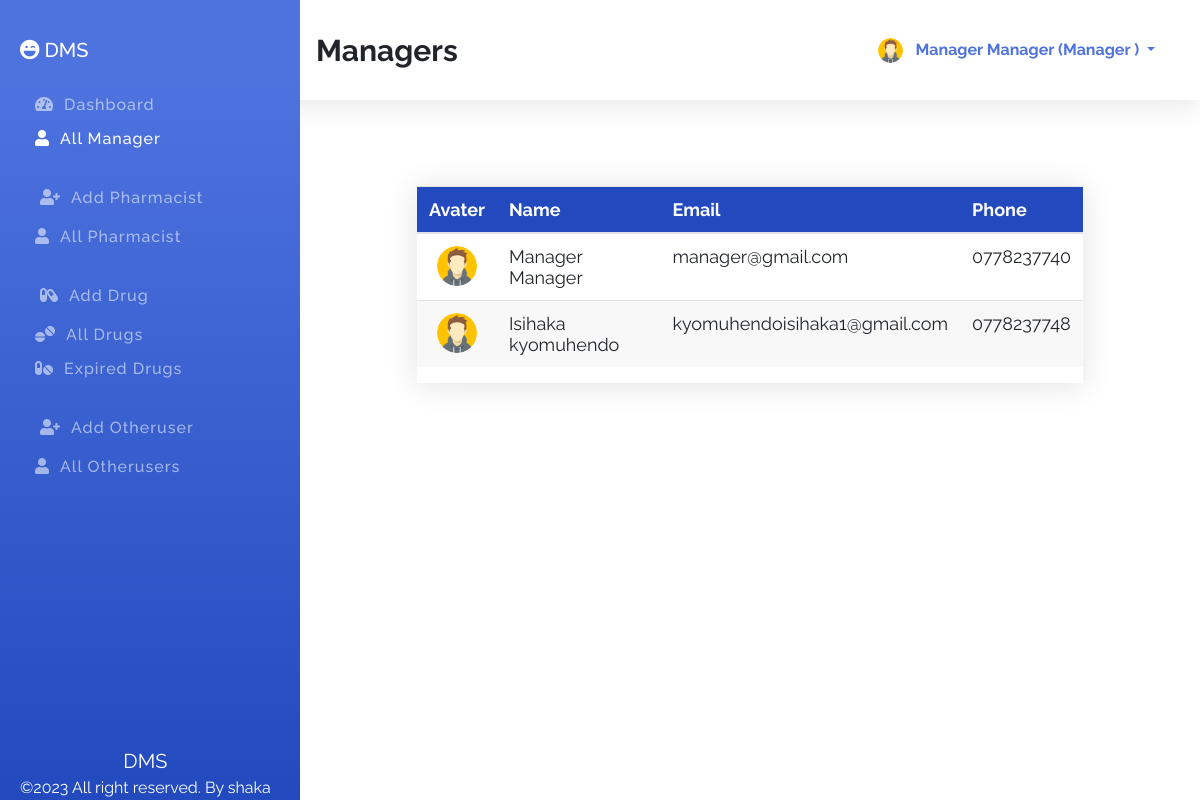
Page /DMS/home.php?id=allManager (signed in) on the committed database.
### tables this page shows
CREATE TABLE `managers` (
  `id` int(11) NOT NULL,
  `fname` varchar(100) NOT NULL,
  `lname` varchar(100) NOT NULL,
  `email` varchar(100) NOT NULL,
  `phone` varchar(100) NOT NULL,
  `password` varchar(100) NOT NULL,
  `role` varchar(100) NOT NULL DEFAULT 'manager',
  `avatar` varchar(255) NOT NULL DEFAULT 'avatar.png'
);

### DMS/home.php (the view, shortened to what this page needs)
<?php
$sessionId = $_SESSION['id'] ?? '';
$sessionRole = $_SESSION['role'] ?? '';
$connection = mysqli_connect(DB_HOST, DB_USER, DB_PASSWORD, DB_NAME);
$id = $_REQUEST['id'] ?? 'dashboard';
$action = $_REQUEST['action'] ?? '';
?>
<!DOCTYPE html>
<html lang="en">
<head>
    <link rel="stylesheet" href="assets/css/bootstrap.min.css">
    <link rel="stylesheet" href="assets/css/all.min.css">
    <link rel="stylesheet" href="assets/css/style.css">
</head>
<body onload="generateUniqueValue()">
    <section class="topber">
        <div class="topber__title">
            <span class="topber__title--text">
                <?php
                if ('dashboard' == $id) {
                    echo "DashBoard";
                } elseif ('addManager' == $id) {
                    echo "Add Manager";
                } elseif ('allManager' == $id) {
                    echo "Managers";
                } elseif ('addPharmacist' == $id) {
                    echo "Add Pharmacist";
                } elseif ('allPharmacist' == $id) {
                    echo "Pharmacists";
                } elseif ('addDrug' == $id) {
                    echo "Add Drug";
                } elseif ('allDrug' == $id) {
                    echo "Drugs";
                } elseif ('expiredDrug' == $id) {
                    echo "Expired Drugs";
                } elseif ('addSalesman' == $id) {
                    echo "Add OtherUser";
                } elseif ('allSalesman' == $id) {
                    echo "Otherusers";
                } elseif ('userProfile' == $id) {
                    echo "Your Profile";
                } elseif ('editManager' == $action) {
                    echo "Edit Manager";
                } elseif ('editPharmacist' == $action) {
                    echo "Edit Pharmacist";
                } elseif ('editDrug' == $action) {
                    echo "Edit Drug";
                } elseif ('viewDrug' == $action) {
                    echo "View Drug";
                } elseif ('editSalesman' == $action) {
                    echo "Edit Otheruser";
                }
                ?>
            </span>
        </div>
        <div class="topber__profile">
            <?php
            $query = "SELECT fname,lname,role,avatar FROM {$sessionRole}s WHERE id='$sessionId'";
            $result = mysqli_query($connection, $query);
            if ($data = mysqli_fetch_assoc($result)) {
                $fname = $data['fname'];
                $lname = $data['lname'];
                $role = $data['role'];
                $avatar = $data['avatar'];
                ?>
                                                                                <img src="assets/img/<?php echo "$avatar"; ?>" height="25" width="25" class="rounded-circle" alt="profile">
                                                                                <div class="dropdown">
                                                                                    <button class="btn dropdown-toggle" type="button" id="dropdownMenuButton" data-toggle="dropdown" aria-haspopup="true" aria-expanded="false">
                                                                                    <?php
                                                                                    if ($role == 'salesman') {
                                                                                        echo "$fname $lname" ;
                                                                                    }elseif($role=='admin'){
                                                                                        echo "$fname $lname (Medical Super Intendant )";
                                                                                    }else{
                                                                                        echo "$fname $lname (" . ucwords($role) . " )";
                                                                                    }
            }
            ?>
                    </button>
                </div>
        </div>
    </section>
    <section id="sideber" class="sideber">
        <ul class="sideber__ber">
            <h3 class="sideber__panel"><i id="left" class="fas fa-laugh-wink"></i> DMS</h3>
            <li id="left" class="sideber__item<?php if ('dashboard' == $id) {
                echo " active";
            } ?>">
                <a href="home.php?id=dashboard"><i id="left" class="fas fa-tachometer-alt"></i>Dashboard</a>
            </li>
            <li id="left" class="sideber__item<?php if ('allManager' == $id) {
                echo " active";
            } ?>">
                <a href="home.php?id=allManager"><i id="left" class="fas fa-user"></i>All Manager</a>
            </li>
            <?php if ('admin' == $sessionRole || 'manager' == $sessionRole) { ?>
                                        <li id="left" class="sideber__item sideber__item--modify<?php if ('addPharmacist' == $id) {
                                            echo " active";
                                        } ?>">
                                            <a href="home.php?id=addPharmacist"><i id="left" class="fas fa-user-plus"></i></i>Add
                                                Pharmacist</a>
                                        </li><?php } ?>
            <li id="left" class="sideber__item<?php if ('allPharmacist' == $id) {
                echo " active";
            } ?>">
                <a href="home.php?id=allPharmacist"><i id="left" class="fas fa-user"></i>All Pharmacist</a>
            </li>
            <?php if ('admin' == $sessionRole || 'manager' == $sessionRole || 'pharmacist' == $sessionRole) { ?>
                                                                                <li id="left" class="sideber__item sideber__item--modify<?php if ('addDrug' == $id) {
                                                                                    echo " active";
                                                                                } ?>">
                                                                                    <a href="home.php?id=addDrug"><i id="left" class="fas fa-capsules"></i></i>Add
                                                                                        Drug</a>
                                                                                </li><?php } ?>
            <li id="left" class="sideber__item<?php if ('allDrug' == $id) {
                echo " active";
            } ?>">
                <a href="home.php?id=allDrug"><i id="left" class="fas fa-tablets"></i>All Drugs</a>
            </li>
            <li id="left" class="sideber__item<?php if ('expiredDrug' == $id) {
                echo " active";
            } ?>">
                <a href="home.php?id=expiredDrug"><i id="left" class="fas fa-pills"></i>Expired Drugs</a>
            </li>
            <?php if ('admin' == $sessionRole || 'manager' == $sessionRole || 'pharmacist' == $sessionRole) { ?>
                                                                                <li id="left" class="sideber__item sideber__item--modify<?php if ('addSalesman' == $id) {
                                                                                    echo " active";
                                                                                } ?>">
                                                                                    <a href="home.php?id=addSalesman"><i id="left" class="fas fa-user-plus"></i>Add Otheruser</a>
                                                                                </li><?php } ?>
            <li id="left" class="sideber__item<?php if ('allSalesman' == $id) {
                echo " active";
            } ?>">
                <a href="home.php?id=allSalesman"><i id="left" class="fas fa-user"></i>All Otherusers</a>
            </li>
        </ul>
        <footer class="text-center"><span>DMS</span><br>©2023 All right reserved. By shaka</footer>
    </section>
    <section class="main">
        <div class="container">
            <div class="manager">
                <?php if ('allManager' == $id) { ?>
                                                                                    <div class="allManager">
                                                                                        <div class="main__table">
                                                                                            <table class="table">
                                                                                                <thead>
                                                                                                    <tr>
                                                                                                        <th scope="col">Avater</th>
                                                                                                        <th scope="col">Name</th>
                                                                                                        <th scope="col">Email</th>
                                                                                                        <th scope="col">Phone</th>
                                                                                                    </tr>
                                                                                                </thead>
                                                                                                <tbody>
                                                                                                    <?php
                                                                                                    $getManagers = "SELECT * FROM managers";
                                                                                                    $result = mysqli_query($connection, $getManagers);
                                                                                                    while ($manager = mysqli_fetch_assoc($result)) { ?>
                                                                                                                                                                        <tr>
                                                                                                                                                                            <td>
                                                                                                                                                                                <center><img class="rounded-circle" width="40" height="40" src="assets/img/<?php echo $manager['avatar']; ?>" alt=""></center>
                                                                                                                                                                            </td>
                                                                                                                                                                            <td><?php printf("%s %s", $manager['fname'], $manager['lname']); ?></td>
                                                                                                                                                                            <td><?php printf("%s", $manager['email']); ?></td>
                                                                                                                                                                            <td><?php printf("%s", $manager['phone']); ?></td>
                                                                                                                                                                        </tr>
                                                                                                    <?php } ?>
                                                                                                </tbody>
                                                                                            </table>
                                                                                        </div>
                                                                                    </div>
                <?php } ?>
            </div>
    </section>
</body>
</html>

### DMS/assets/css/style.css (style rules this page uses)
*, *::before, *::after { margin: 0; padding: 0; -webkit-box-sizing: border-box; box-sizing: border-box; }
body { font-family: "Raleway", sans-serif; }
a { text-decoration: none !important; }
.topber { position: fixed; width: 100%; top: 0; left: 0; padding-left: 300px; right: 0; z-index: 999; -webkit-box-shadow: 0 0.15rem 1.75rem 0 rgba(58, 59, 69, 0.15); box-shadow: 0 0.15rem 1.75rem 0 rgba(58, 59, 69, 0.15); background-color: #fff; }
.topber__title { height: 12.5vh; float: left; display: -webkit-box; display: -ms-flexbox; display: flex; -webkit-box-orient: horizontal; -webkit-box-direction: normal; -ms-flex-direction: row; flex-direction: row; -webkit-box-align: center; -ms-flex-align: center; align-items: center; padding-left: 1rem; }
.topber__title--text { font-size: 30px; font-weight: bold; }
.topber__profile { height: 12.5vh; float: right; padding-right: 10px; display: -webkit-box; display: -ms-flexbox; display: flex; -webkit-box-orient: horizontal; -webkit-box-direction: normal; -ms-flex-direction: row; flex-direction: row; -webkit-box-align: center; -ms-flex-align: center; align-items: center; padding: 2rem; }
.topber__profile button { color: #4e73df; line-height: 10px; font-weight: bold; }
.sideber { position: fixed; top: 0; overflow-y: auto; left: 0; bottom: 0; width: 300px; height: 100vh; padding: 40px 20px 20px 20px; background-color: #4e73df; background-image: -webkit-gradient(linear, left top, left bottom, color-stop(10%, #4e73df), to(#224abe)); background-image: linear-gradient(180deg, #4e73df 10%, #224abe 100%); background-size: cover; -webkit-transition: left 0.5s ease; transition: left 0.5s ease; z-index: 999; }
.sideber__ber { list-style: none; }
.sideber__panel { font-size: 20px; color: #fff; line-height: 1.2rem; padding-bottom: 20px; }
.sideber__panel i { color: #fff; }
.sideber__item { padding: 5px; }
.sideber__item a { color: rgba(255, 255, 255, 0.55); font-size: 16px; letter-spacing: 1px; font-weight: 500; }
.sideber__item a i { color: rgba(255, 255, 255, 0.55); padding: 0 10px; }
.sideber__item:hover a, .sideber__item.active a, .sideber__item.active i, .sideber__item:hover i { color: #fff; -webkit-transition: 0.3s ease; transition: 0.3s ease; }
.sideber__item--modify { padding: 30px 10px 10px 10px; }
.sideber footer { position: absolute; bottom: 0; font-size: 16px; color: #fff; }
.sideber footer span { font-size: 20px; }
.main { margin-left: 300px; margin-top: 10vh; padding: 2rem; }
.main__table { margin: 50px 70px; -webkit-box-shadow: 0 0.15rem 1.75rem 0 rgba(58, 59, 69, 0.15); box-shadow: 0 0.15rem 1.75rem 0 rgba(58, 59, 69, 0.15); overflow-x: auto; }
.main__table .table { font-size: 18px; font-weight: 400; }
.main__table .table th { color: #ffffff; background: #224abe; }
.main__table .table tr:nth-child(even) { background: #f8f8f8; }

### rows in the picture
managers: avatar (placeholder picture), fname "Manager", lname "Manager", role "Manager", email "manager@gmail.com", phone "0778237740"
managers: avatar (placeholder picture), fname "Isihaka", lname "kyomuhendo", email "kyomuhendoisihaka1@gmail.com", phone "0778237748"
